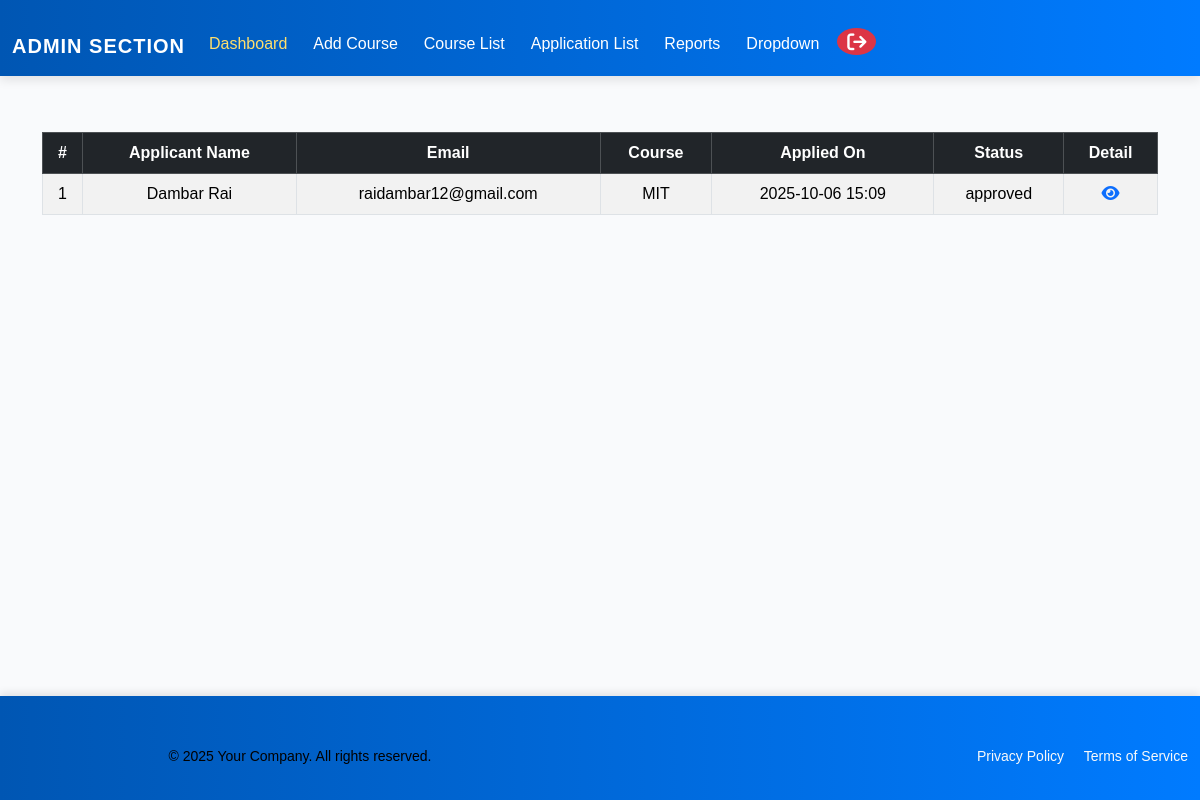
The page /course-application-list/ (signed in) on the database as committed earlier.
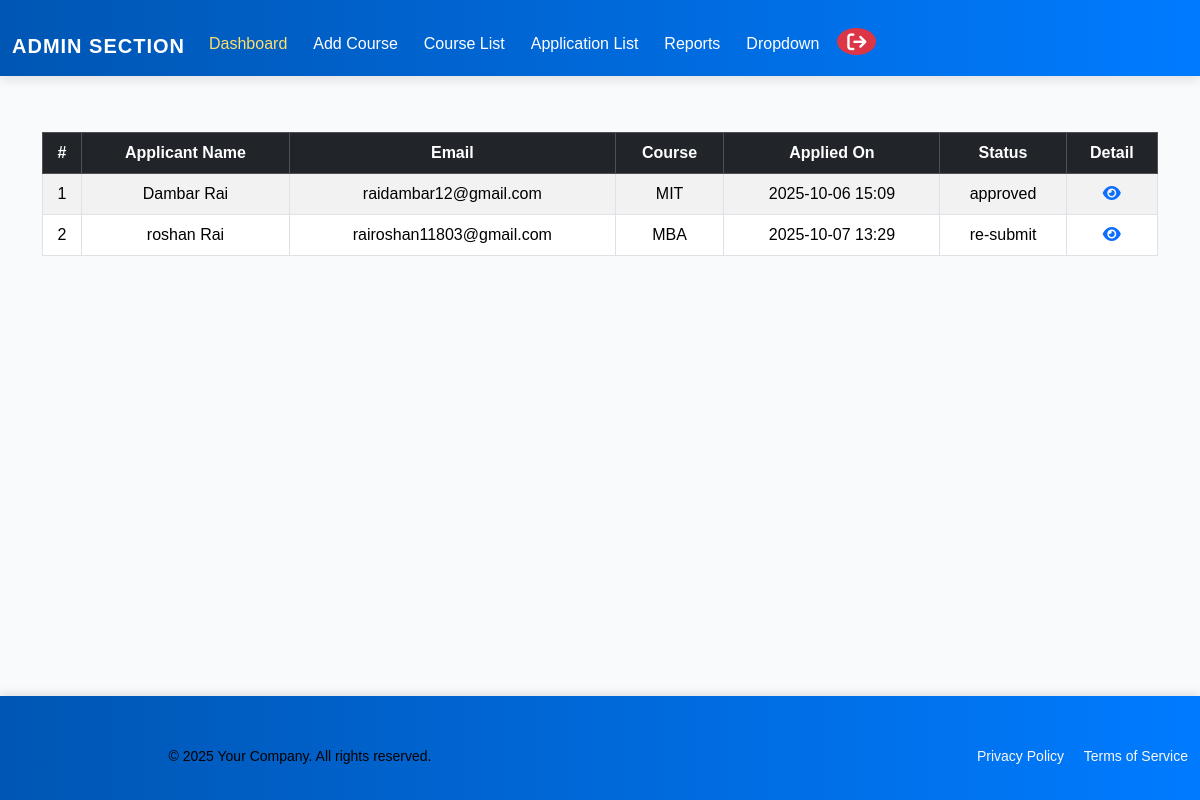
The same page on the database as committed later.
### admissionapp/models.py (models this page shows, shortened)
class Application(models.Model):
    APP_STATUS = [
        ("pending", "Pending"),
        ("approved", "Approved"),
        ("rejected", "Rejected"),
        ("re-submit", "Re-submit"),
    ]
    user = models.ForeignKey(
        settings.AUTH_USER_MODEL,
        on_delete=models.CASCADE,
        related_name="applications",
    )
    course = models.ForeignKey(
        "CourseDetails",
        on_delete=models.PROTECT,
        related_name="applications",
    )
    application_no = models.CharField(
        max_length=15,
        unique=True,
        default=generate_application_no,
    )
    application_status = models.CharField(
        max_length=50,
        choices=APP_STATUS,
        default="pending",
    )
    submitted_at = models.DateTimeField(auto_now_add=True)
    approved_rejected_date = models.DateTimeField(null=True, blank=True)
    reason_to_reject = models.TextField(null=True, blank=True)
    is_paid = models.BooleanField(default=False)
    class Meta:
        constraints = [
            UniqueConstraint(fields=["user", "course"], name="unique_user_course"),
        ]

class CustomUser(AbstractUser):
    mobile = models.CharField(
        max_length=10,
        unique=True,
        null=True,
        blank=True,
        default=None,
        help_text="10 digit mobile number",
    )
    email = models.EmailField(unique=True)
    user_created_at = models.DateField(auto_now_add=True, blank=True, null=True)
    is_admin = models.BooleanField(default=False)
    is_user = models.BooleanField(default=True)

class CourseDetails(models.Model):
    DEGREE_CHOICES = [
        ("Master", "Master"),
        ("Bachelor", "Bachelor"),
        ("Plus2", "Plus2"),
    ]
    COURSE_DURATION = [
        ("2 Years", "2 Years"),
        ("3 Years", "3 Years"),
        ("4 Years", "4 Years"),
        ("5 Years", "5 Years"),
    ]
    degree = models.CharField(max_length=50, choices=DEGREE_CHOICES)
    course_name = models.CharField(max_length=10, unique=True,
                                   verbose_name="Course Name(short form)")
    course_full_name = models.CharField(max_length=100, unique=True, blank=True,
                                    verbose_name="Course Full Name")
    course_code = models.CharField(max_length=10, unique=True)
    course_duration = models.CharField(max_length=10, choices=COURSE_DURATION)
    total_seats = models.PositiveIntegerField(default=40)
    seats_filled = models.PositiveIntegerField(default=0)
    course_fee = models.DecimalField(max_digits=10, decimal_places=2, default=0)
    course_add_date = models.DateTimeField(auto_now_add=True, blank=True, null=True)
    course_desc = models.TextField(blank=True, help_text="Overview, curriculum etc"
                                   ,verbose_name="Course Description")
    min_requirement = models.TextField(
        blank=True,
        verbose_name="Minimum Requirement",
        help_text="Write as bullet sentences",
    )
    bg_pic = models.ImageField(
        upload_to=course_bg_upload_path,
        blank=True,
        null=True,
        help_text="Upload a background image for the course",
        verbose_name="Background Picture"
    )

### admissionapp/views.py (the view)
def course_application_list(request):
    personal_info = PersonalInfo.objects.filter(
        user=request.user
    ).exists()
    edu_info = EducationalInfo.objects.filter(
        user=request.user
    ).exists()
    payment_info = PaymentDetail.objects.filter(
        user=request.user).exists()
    applicants = Application.objects.select_related(
        "user",
        "course"
    ).all()
    context = {
        "per_info": personal_info,
        "edu_info": edu_info,
        "applicants": applicants,
        'payment_info':payment_info,
    }
    return render(
        request,
        "admin/course_applicant_list.html",
        context
    )

### admissionapp/context_processors.py (called while the page is built)
def profile_flags(request):
    if not request.user.is_authenticated:
        return {}
    personal_done = PersonalInfo.objects.filter(user=request.user).exists()
    edu_done = EducationalInfo.objects.filter(user=request.user).exists()
    return {
        "personal_done": personal_done,
        "edu_done": edu_done,
        "profile_ready": personal_done and edu_done,
    }

### templates/admin/course_applicant_list.html (shortened to what this page needs)
{% extends 'admin/admin_base.html' %}
{% load static %}
{% block css %}
<link rel="stylesheet" href="">
{% endblock %}
{% block content %}
<div class="course-applications-list container mt-4">
    <div class="applicant-personal-info">
        {% if applicants %}
            <table class="table table-striped table-bordered text-center">
                <thead class="table-dark">
                    <tr>
                        <th>#</th>
                        <th>Applicant Name</th>
                        <th>Email</th>
                        <th>Course</th>
                        <th>Applied On</th>
                        <th>Status</th>
                        <th>Detail</th>
                    </tr>
                </thead>
                <tbody>
                    {% for app in applicants %}
                    <tr>
                        <td>{{ forloop.counter }}</td>
                        <td>{{ app.user.get_full_name|default:app.user.username }}</td>
                        <td>{{ app.user.email }}</td>
                        <td>{{ app.course.course_name }}</td>
                        <td>{{ app.submitted_at|date:"Y-m-d H:i" }}</td>
                         <td>{{ app.application_status }}</td>
                        <td>
                            <a href="{% url 'course_applicant_detail' app.pk %}"><i class="fa-solid fa-eye"></i></a>
                        </td>
                    </tr>
                    {% endfor %}
                </tbody>
            </table>
        {% else %}
            <div class="alert alert-info text-center">No applications found.</div>
        {% endif %}
    </div>
</div>
{% endblock %}

Rows that differ between the two databases and show on the page:
added Application: user.get_full_name "roshan Rai", user.email "rairoshan11803@gmail.com", course.course_name "MBA", submitted_at "2025-10-07 13:29", application_status "re-submit"
